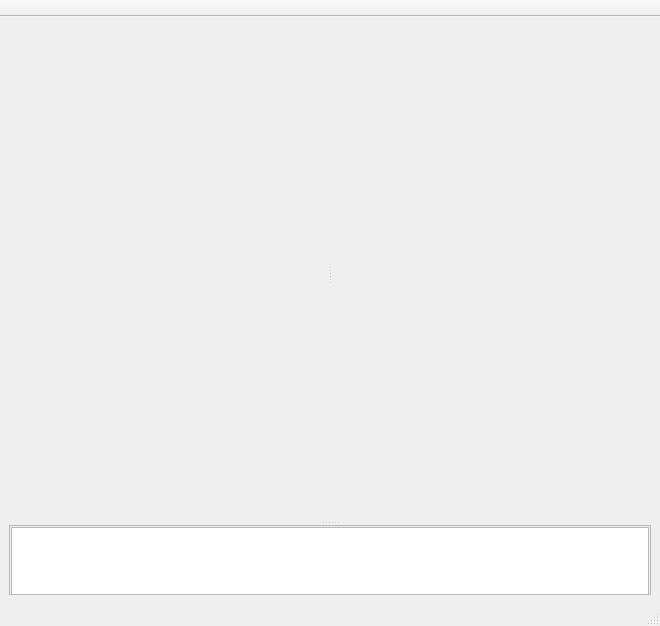
<?xml version="1.0" encoding="UTF-8"?>
<ui version="4.0">
 <class>MainWindow</class>
 <widget class="QMainWindow" name="MainWindow">
  <property name="geometry">
   <rect>
    <x>0</x>
    <y>0</y>
    <width>660</width>
    <height>626</height>
   </rect>
  </property>
  <property name="windowTitle">
   <string>MainWindow</string>
  </property>
  <widget class="QWidget" name="centralwidget">
   <layout class="QGridLayout" name="gridLayout_4">
    <item row="0" column="0">
     <widget class="QSplitter" name="splitter_2">
      <property name="orientation">
       <enum>Qt::Vertical</enum>
      </property>
      <widget class="QSplitter" name="splitter">
       <property name="orientation">
        <enum>Qt::Horizontal</enum>
       </property>
       <widget class="QVTKWidget" name="qvtkWidget"/>
       <widget class="QVTKWidget" name="qvtkWidget_2"/>
      </widget>
      <widget class="QScrollArea" name="scrollArea">
       <property name="sizePolicy">
        <sizepolicy hsizetype="Expanding" vsizetype="Minimum">
         <horstretch>0</horstretch>
         <verstretch>0</verstretch>
        </sizepolicy>
       </property>
       <property name="maximumSize">
        <size>
         <width>16777215</width>
         <height>70</height>
        </size>
       </property>
       <property name="verticalScrollBarPolicy">
        <enum>Qt::ScrollBarAlwaysOff</enum>
       </property>
       <property name="widgetResizable">
        <bool>true</bool>
       </property>
       <property name="alignment">
        <set>Qt::AlignBottom|Qt::AlignLeading|Qt::AlignLeft</set>
       </property>
       <widget class="QWidget" name="scrollAreaWidgetContents">
        <property name="geometry">
         <rect>
          <x>0</x>
          <y>0</y>
          <width>640</width>
          <height>80</height>
         </rect>
        </property>
        <layout class="QGridLayout" name="gridLayout_5">
         <property name="leftMargin">
          <number>1</number>
         </property>
         <property name="topMargin">
          <number>1</number>
         </property>
         <property name="rightMargin">
          <number>1</number>
         </property>
         <property name="bottomMargin">
          <number>1</number>
         </property>
         <property name="horizontalSpacing">
          <number>1</number>
         </property>
         <item row="0" column="0">
          <widget class="QPlainTextEdit" name="textEdit"/>
         </item>
        </layout>
       </widget>
      </widget>
     </widget>
    </item>
   </layout>
  </widget>
  <widget class="QMenuBar" name="menubar">
   <property name="geometry">
    <rect>
     <x>0</x>
     <y>0</y>
     <width>660</width>
     <height>25</height>
    </rect>
   </property>
  </widget>
  <widget class="QStatusBar" name="statusbar"/>
  <widget class="QToolBar" name="toolBar">
   <property name="windowTitle">
    <string>toolBar</string>
   </property>
   <property name="movable">
    <bool>false</bool>
   </property>
   <property name="floatable">
    <bool>true</bool>
   </property>
   <attribute name="toolBarArea">
    <enum>TopToolBarArea</enum>
   </attribute>
   <attribute name="toolBarBreak">
    <bool>true</bool>
   </attribute>
  </widget>
  <action name="actionSim1">
   <property name="text">
    <string>Sim1</string>
   </property>
  </action>
 </widget>
 <customwidgets>
  <customwidget>
   <class>QVTKWidget</class>
   <extends>QWidget</extends>
   <header>QVTKWidget.h</header>
  </customwidget>
 </customwidgets>
 <resources>
  <include location="../../repository_local/biopolymers-TEM-SAXS-comparisson/FFT-from-image-compute-radial-intensity/src/QT/resources.qrc"/>
 </resources>
 <connections/>
</ui>
